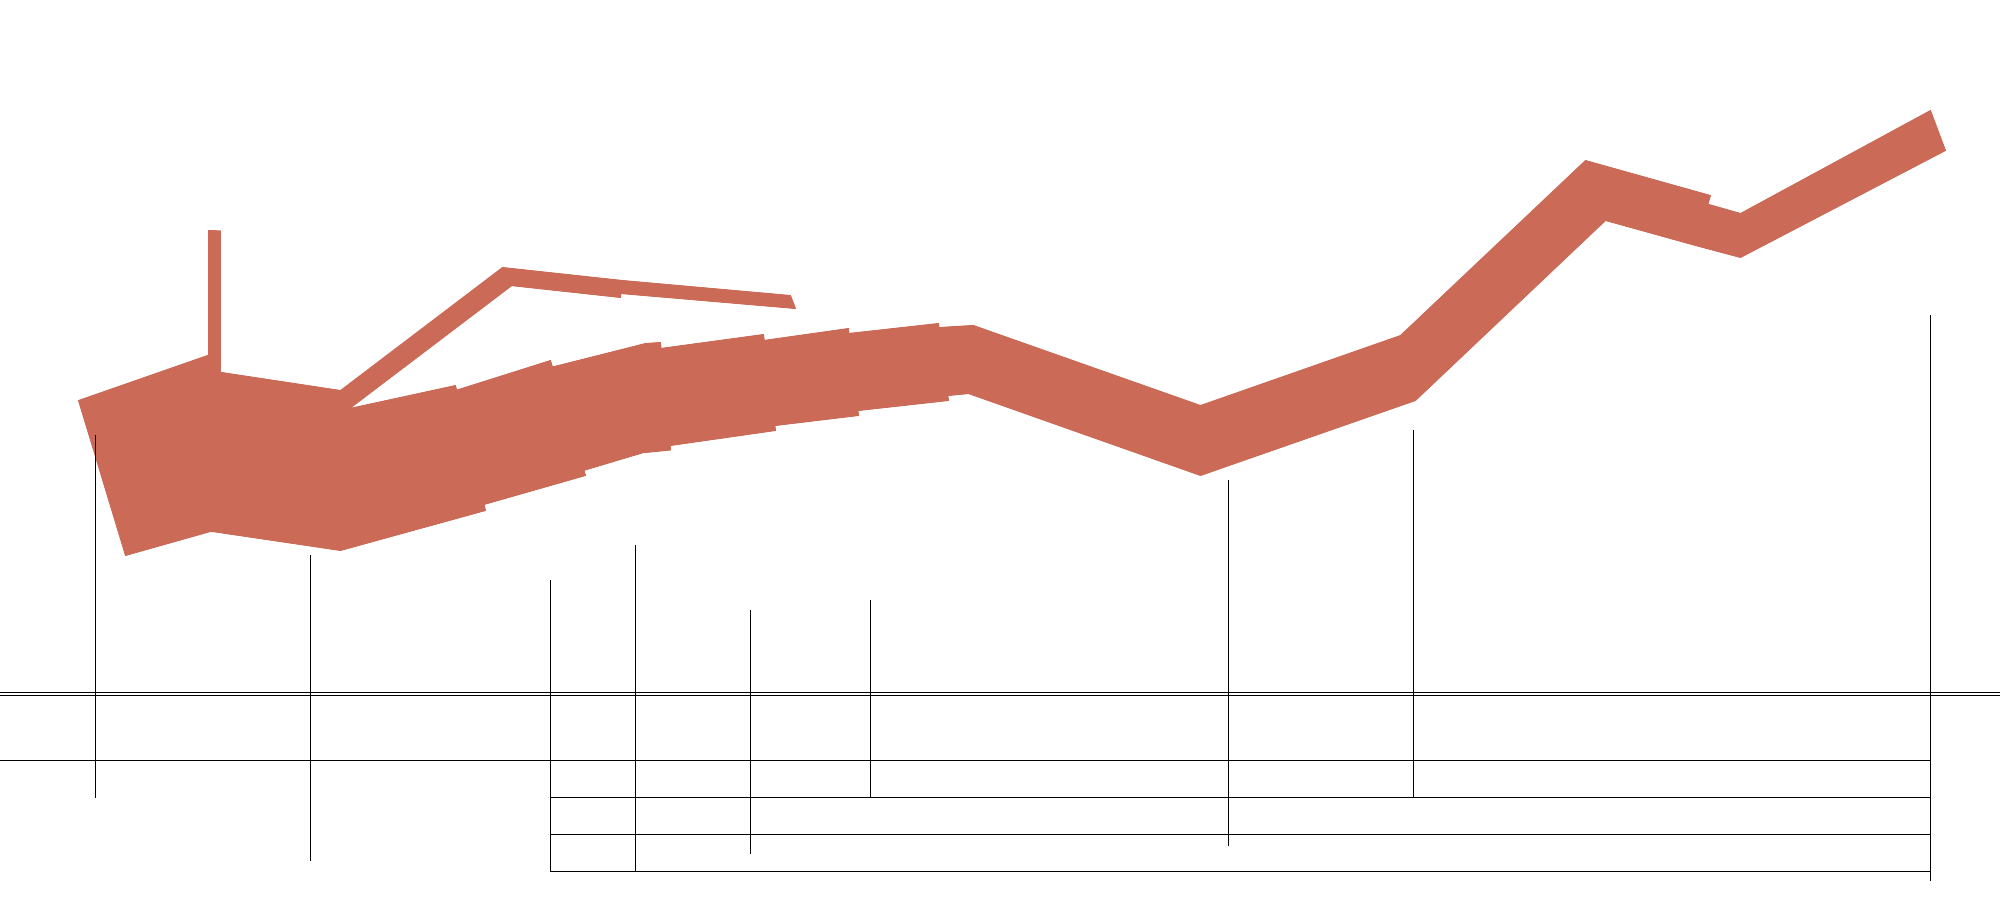

Here is the R script that generated this plot:
library(tidyverse)
library(showtext)
library(readxl)
library(magick)

gap <- ggplot() + theme_void()

picture <- image_graph(width = 2000, height = 900)
gap 
dev.off()

img <- image_draw(picture)
#Red Lines
polygon(c(78, 125, 249, 207), c(400, 555, 520, 355), border = "#Cb6b57", col = "#Cb6b57")
polygon(c(208, 220, 220, 208), c(370, 420, 230.5, 230), border = "#Cb6b57", col = "#Cb6b57")
polygon(c(208, 205, 340, 340), c(370, 530, 550, 390), border = "#Cb6b57", col = "#Cb6b57")
polygon(c(340, 340, 502, 518), c(415, 390, 267, 280), border = "#Cb6b57", col = "#Cb6b57")
polygon(c(620, 622, 502, 510), c(297, 280, 267, 285), border = "#Cb6b57", col = "#Cb6b57")
polygon(c(620, 622, 790, 795), c(293, 280, 295, 308), border = "#Cb6b57", col = "#Cb6b57")

polygon(c(340, 485, 455, 340), c(550, 510, 385, 410), border = "#Cb6b57", col = "#Cb6b57")
polygon(c(480, 585, 550, 455), c(505, 475, 360, 390), border = "#Cb6b57", col = "#Cb6b57")
polygon(c(583, 650, 645, 550), c(470, 450, 343, 367), border = "#Cb6b57", col = "#Cb6b57")
polygon(c(645, 670, 660, 645), c(452, 449.5, 342, 343), border = "#Cb6b57", col = "#Cb6b57")
polygon(c(670, 775, 763, 660), c(445, 430, 334, 348), border = "#Cb6b57", col = "#Cb6b57")
polygon(c(775, 858, 848, 763), c(425, 415, 328, 340), border = "#Cb6b57", col = "#Cb6b57")
polygon(c(858, 948, 938, 848), c(410, 400, 323, 333), border = "#Cb6b57", col = "#Cb6b57")
polygon(c(948, 979, 972, 939), c(395, 392, 325, 327), border = "#Cb6b57", col = "#Cb6b57")
polygon(c(965, 973, 1200, 1200), c(392, 325, 405, 475), border = "#Cb6b57", col = "#Cb6b57")
polygon(c(1415, 1400, 1200, 1200), c(400, 335, 405, 475), border = "#Cb6b57", col = "#Cb6b57")
polygon(c(1415, 1400, 1585, 1605), c(400, 335, 160, 220), border = "#Cb6b57", col = "#Cb6b57")
polygon(c(1695, 1710, 1585, 1605), c(245, 195, 160, 220), border = "#Cb6b57", col = "#Cb6b57")
polygon(c(1695, 1705, 1740, 1740), c(245, 203, 213, 257), border = "#Cb6b57", col = "#Cb6b57")
polygon(c(1740, 1740, 1945, 1930), c(213, 257, 150, 110), border = "#Cb6b57", col = "#Cb6b57")

#Borderlines
segments(x0=0,y0=760, x1=1930, y1=760, lwd = 1, lty = "solid")
segments(x0=0,y0=695, x1=2000, y1=695, lwd = 1, lty = "solid")
segments(x0=0,y0=692, x1=2000, y1=692, lwd = 1, lty = "solid")

#Horz Graph Lines
segments(x0=550,y0=797, x1=1930, y1=797, lwd = 1, lty = "solid")
segments(x0=550,y0=834, x1=1930, y1=834, lwd = 1, lty = "solid")
segments(x0=550,y0=871, x1=1930, y1=871, lwd = 1, lty = "solid")

#Vert Graph Lines
segments(x0=95,y0=797, x1=95, y1=435, lwd = 1, lty = "solid")
segments(x0=310,y0=860, x1=310, y1=555, lwd = 1, lty = "solid")
segments(x0=550,y0=871, x1=550, y1=580, lwd = 1, lty = "solid")
segments(x0=635,y0=871, x1=635, y1=545, lwd = 1, lty = "solid")
segments(x0=750,y0=853, x1=750, y1=610, lwd = 1, lty = "solid")
segments(x0=870,y0=797, x1=870, y1=600, lwd = 1, lty = "solid")
segments(x0=1228,y0=845, x1=1228, y1=480, lwd = 1, lty = "solid")
segments(x0=1413,y0=797, x1=1413, y1=430, lwd = 1, lty = "solid")
segments(x0=1930,y0=880, x1=1930, y1=315, lwd = 1, lty = "solid")

dev.off()


image_write(img, path = here::here("Original Plot Work", "Napoleon's Invasion of Russia", "Napoleon's Invasion of Russia.png"), format = "png")






#text(500, 250, "Hoiven-Glaven", cex = 4, srt = 45)
#polygon(c(0, 0, 500, 400), c(0, 700, 700, 0), col = "red")
